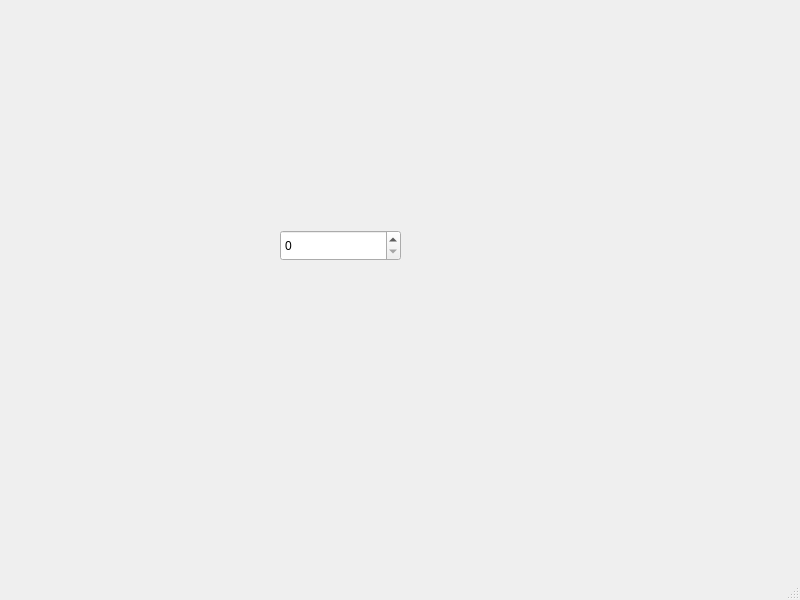
<?xml version="1.0" encoding="UTF-8"?>
<ui version="4.0">
 <class>MainWindow</class>
 <widget class="QMainWindow" name="MainWindow">
  <property name="geometry">
   <rect>
    <x>0</x>
    <y>0</y>
    <width>800</width>
    <height>600</height>
   </rect>
  </property>
  <property name="windowTitle">
   <string>MainWindow</string>
  </property>
  <widget class="QWidget" name="centralwidget">
   <widget class="HexSpinBox" name="spinBox">
    <property name="geometry">
     <rect>
      <x>280</x>
      <y>230</y>
      <width>121</width>
      <height>31</height>
     </rect>
    </property>
   </widget>
  </widget>
  <widget class="QMenuBar" name="menubar">
   <property name="geometry">
    <rect>
     <x>0</x>
     <y>0</y>
     <width>800</width>
     <height>21</height>
    </rect>
   </property>
  </widget>
  <widget class="QStatusBar" name="statusbar"/>
 </widget>
 <customwidgets>
  <customwidget>
   <class>HexSpinBox</class>
   <extends>QSpinBox</extends>
   <header>hexspinbox.h</header>
  </customwidget>
 </customwidgets>
 <resources/>
 <connections/>
</ui>
